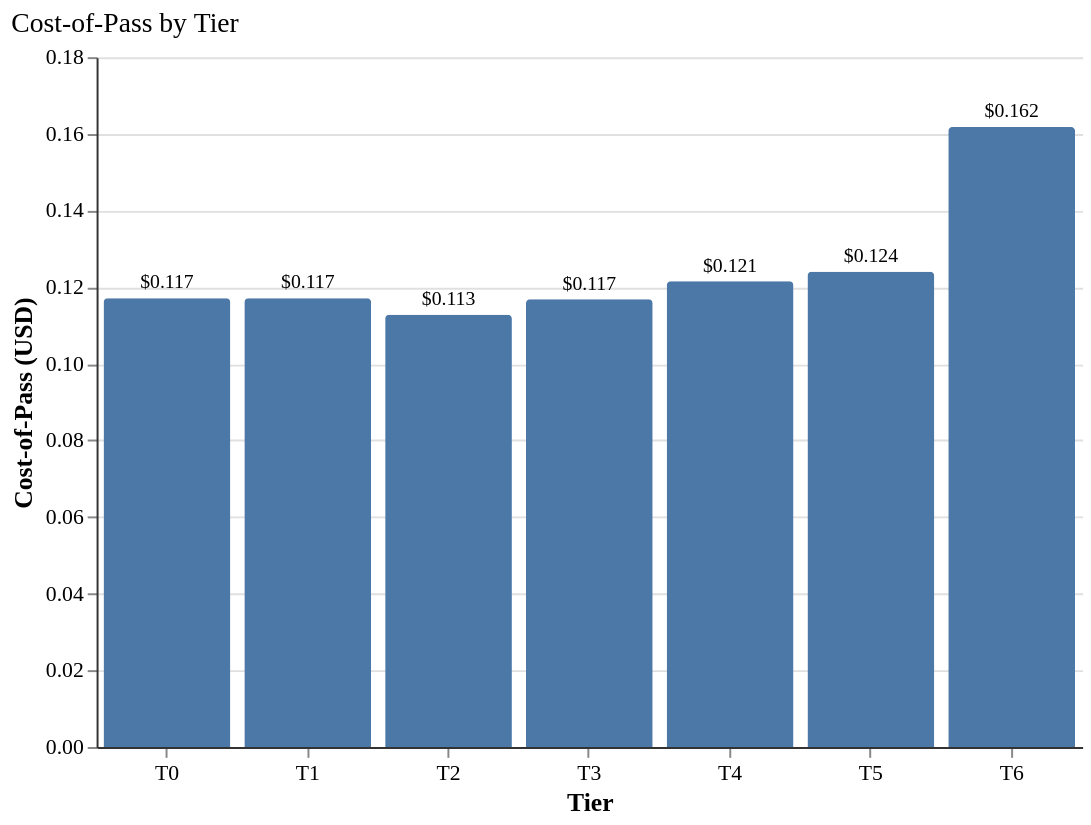

Express this chart as Vega-Lite.
### Vega-Lite specification from a JSON file in a GitHub repository (floating-point values rounded to 4 significant figures)
{"config": {"font": "serif", "axis": {"labelFontSize": 11, "titleFontSize": 13, "gridColor": "#e0e0e0", "domainColor": "#333333"}, "legend": {"labelFontSize": 11, "titleFontSize": 12}, "title": {"fontSize": 14, "anchor": "start", "fontWeight": "normal"}, "view": {"stroke": null, "continuousWidth": 400, "continuousHeight": 300}, "mark": {"tooltip": true}}, "$schema": "https://vega.github.io/schema/vega-lite/v6.1.0.json", "title": "Cost-of-Pass by Tier", "width": 500, "height": 350, "data": {"values": [{"tier": "T0", "cop": 0.1171, "mean_cost": 0.1095, "pass_rate": 0.935}, {"tier": "T1", "cop": 0.1171, "mean_cost": 0.1132, "pass_rate": 0.967}, {"tier": "T2", "cop": 0.1128, "mean_cost": 0.1103, "pass_rate": 0.978}, {"tier": "T3", "cop": 0.1168, "mean_cost": 0.1139, "pass_rate": 0.976}, {"tier": "T4", "cop": 0.1215, "mean_cost": 0.1186, "pass_rate": 0.976}, {"tier": "T5", "cop": 0.124, "mean_cost": 0.1194, "pass_rate": 0.963}, {"tier": "T6", "cop": 0.1618, "mean_cost": 0.1618, "pass_rate": 1.0}]}, "layer": [{"mark": {"type": "bar", "color": "#4c78a8", "cornerRadiusTopLeft": 2, "cornerRadiusTopRight": 2}, "encoding": {"x": {"field": "tier", "type": "nominal", "sort": ["T0", "T1", "T2", "T3", "T4", "T5", "T6"], "title": "Tier", "axis": {"labelAngle": 0}}, "y": {"field": "cop", "type": "quantitative", "title": "Cost-of-Pass (USD)", "scale": {"zero": true}}}}, {"mark": {"type": "text", "dy": -8, "fontSize": 10, "fontWeight": "normal"}, "encoding": {"x": {"field": "tier", "type": "nominal", "sort": ["T0", "T1", "T2", "T3", "T4", "T5", "T6"]}, "y": {"field": "cop", "type": "quantitative"}, "text": {"field": "cop", "type": "quantitative", "format": "$.3f"}}}]}
